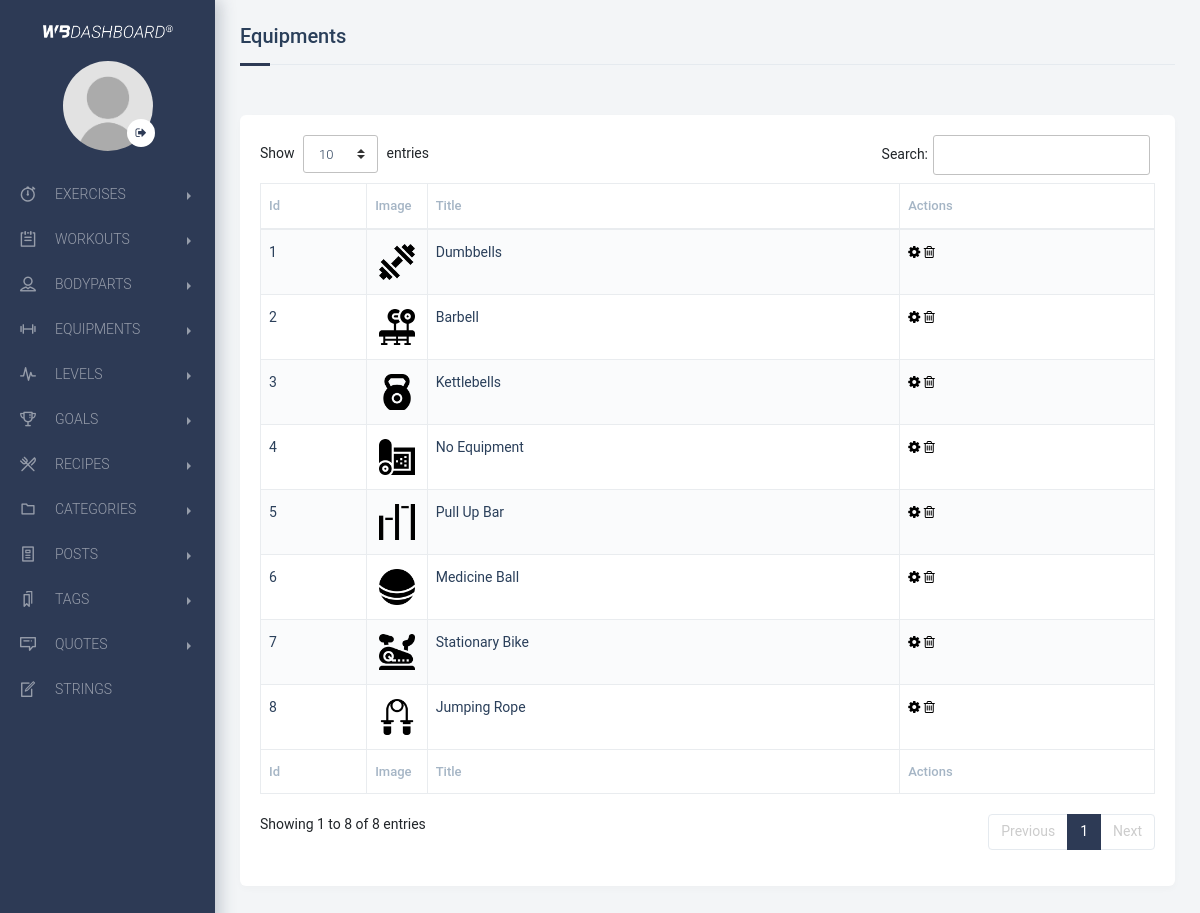
/backend/controller/equipments.php (signed in), run on the app's committed database.
### tables this page shows
CREATE TABLE `equipments` (
  `equipment_id` int(11) NOT NULL,
  `equipment_title` varchar(150) NOT NULL,
  `equipment_image` varchar(150) NOT NULL
);

### backend/admin/functions.php (called while the page is built, shortened)
<?php
function get_all_equipments($connect)
{
    $sentence = $connect->prepare("SELECT * FROM equipments ORDER BY equipment_id DESC");
    $sentence->execute();
    return $sentence->fetchAll();
}
?>

### backend/views/equipments.view.php (the view, shortened to what this page needs)
<section class="page-container">
    <div class="page-content-wrapper">
 <div class="content sm-gutter">
            <div class="container-fluid padding-25 sm-padding-10">
                <div class="row">
                    <div class="col-12">
                        <div class="section-title">
                            <h5>Equipments</h5>
                        </div>
                    </div>
<div class="col-12">
                        <div class="block table-block mb-4" style="margin-top: 20px;">
                            <div class="row">
                                <div class="table-responsive">
<table id="table_id" class="table table-striped table-bordered" cellspacing="0" width="100%" style="border-radius: 5px;">
    <thead>
            <tr>
              <th>Id</th>
                <th>Image</th>
                <th>Title</th>
                <th>Actions</th>
            </tr>
        </thead>
        <tfoot>
            <tr>
              <th>Id</th>
                <th>Image</th>
                <th>Title</th>
                <th>Actions</th>
            </tr>
        </tfoot>
        <tbody>
        <?php foreach($equipments as $equipment): ?>
            <tr>
              <td><?php echo $equipment['equipment_id']; ?></td>
                <td width="40px" align="center"><img src="../images/<?php echo $equipment['equipment_image']; ?>" style="width: 40px; height: 40px; padding: 2px;"></td>
                <td><?php echo $equipment['equipment_title']; ?></td>
                <td>
                <a href="../controller/edit_equipment.php?id=<?php echo $equipment['equipment_id']; ?>" style="font-size: 14px;color: #000000;"><i class="fa fa-cog"></i></a>
          <a onclick="alertdelete_<?php echo $equipment['equipment_id']; ?>();" style="cursor: pointer;font-size: 14px;color: #000000;"><i class="fa fa-trash-o"></i></a>
          </td>
            </tr>
        <?php endforeach; ?>
        </tbody>
</table>
</div>
</div>
</div>
</div>
</div>
</div>
</div>
</div>
</section>

### backend/assets/css/lightbox.css (style rules this page uses)
body:after { content: url(../files/close.png) url(../files/loading.gif) url(../files/prev.png) url(../files/next.png); display: none; }

### data on the page
equipments: equipment_id "8", equipment_image (picture), equipment_title "Jumping Rope"
equipments: equipment_id "7", equipment_image (picture), equipment_title "Stationary Bike"
equipments: equipment_id "6", equipment_image (picture), equipment_title "Medicine Ball"
equipments: equipment_id "5", equipment_image (picture), equipment_title "Pull Up Bar"
equipments: equipment_id "4", equipment_image (picture), equipment_title "No Equipment"
equipments: equipment_id "3", equipment_image (picture), equipment_title "Kettlebells"
equipments: equipment_id "2", equipment_image (picture), equipment_title "Barbell"
equipments: equipment_id "1", equipment_image (picture), equipment_title "Dumbbells"
